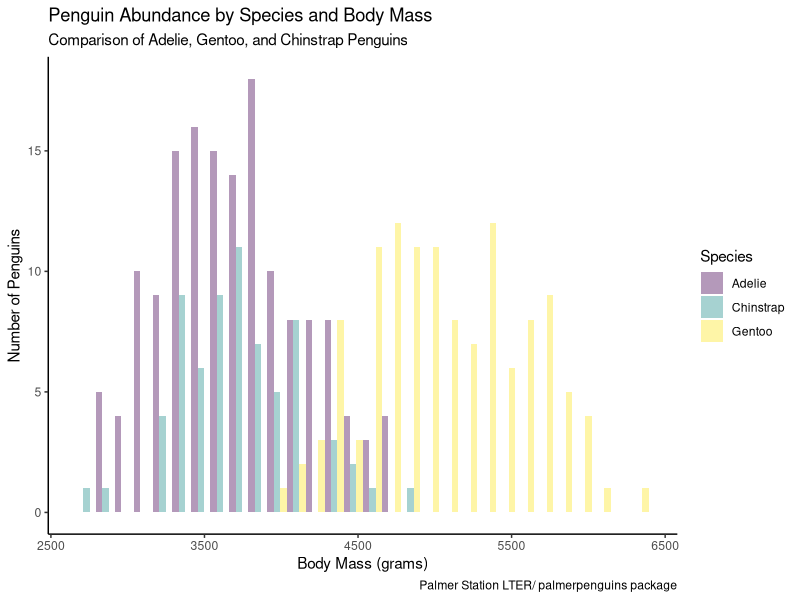
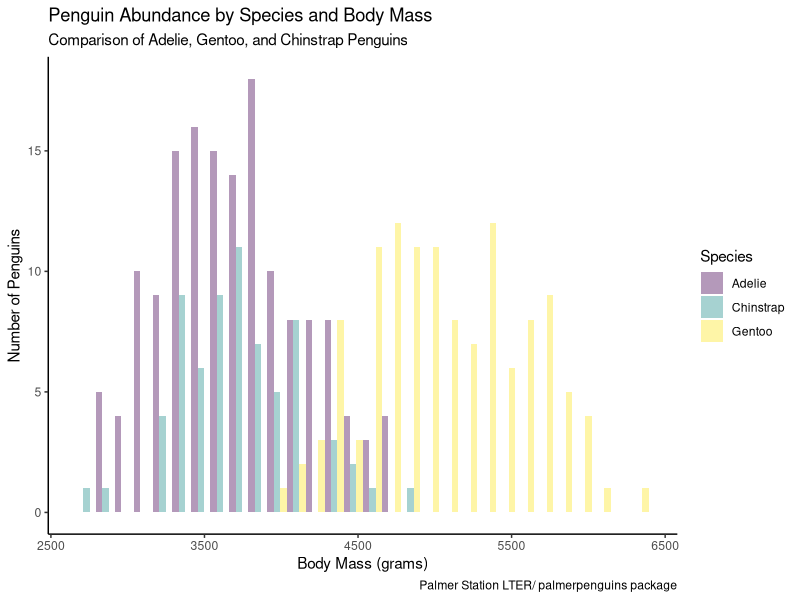

These charts were generated, in order, by the following R code:
###This is the script for the ggplot 1 assignment###
###Created by Nick Mattson###
###Script created on 9-14-2026###
########################################################

###Load Libraries###
library(here)
library(palmerpenguins)
library(tidyverse)
glimpse(penguins)

###Data Structure###
head(penguins)

###ggplot visual###
ggplot(data=penguins,
       mapping = aes(x = body_mass_g,
                     fill = species))+
  geom_histogram(bins = 30, alpha = 0.4, position = "dodge")+
  theme_classic()+
  labs(title = "Penguin Abundance by Species and Body Mass",
       subtitle = "Comparison of Adelie, Gentoo, and Chinstrap Penguins",
       x = "Body Mass (grams)", y = "Number of Penguins",
       fill = "Species",
       caption = "Palmer Station LTER/ palmerpenguins package")+
  scale_fill_viridis_d()

###save plot as image file###
ggsave(here("Week_03","Outputs","Penguins_Histogram.png"))
